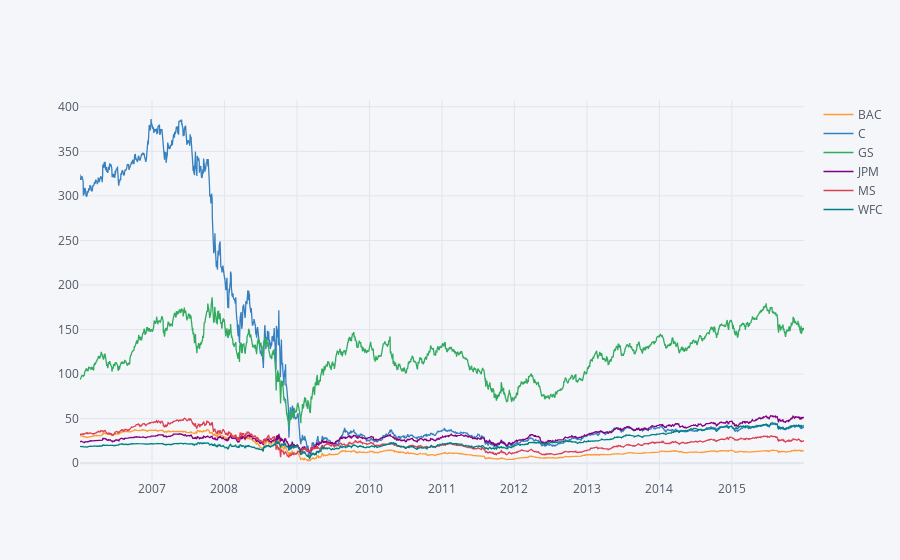

The code cell stored with this chart in its notebook:
### Code cell
bank_stocks.xs(key='Close',axis=1,level='Stock Info').iplot()
plt.show()

### Figure 1 — Plotly figure (JSON) as saved in the notebook; plotly's stock layout.template omitted (floating-point values rounded to 4 significant figures; data arrays with more than 128 entries replaced by an {"elided": "..."} marker saying what was removed)
{"data": [{"line": {"color": "rgba(255, 153, 51, 1.0)", "dash": "solid", "shape": "linear", "width": 1.3}, "mode": "lines", "name": "BAC", "text": "", "type": "scatter", "x": {"elided": "2517 str values"}, "y": {"elided": "2517 float values"}}, {"line": {"color": "rgba(55, 128, 191, 1.0)", "dash": "solid", "shape": "linear", "width": 1.3}, "mode": "lines", "name": "C", "text": "", "type": "scatter", "x": {"elided": "2517 str values"}, "y": {"elided": "2517 float values"}}, {"line": {"color": "rgba(50, 171, 96, 1.0)", "dash": "solid", "shape": "linear", "width": 1.3}, "mode": "lines", "name": "GS", "text": "", "type": "scatter", "x": {"elided": "2517 str values"}, "y": {"elided": "2517 float values"}}, {"line": {"color": "rgba(128, 0, 128, 1.0)", "dash": "solid", "shape": "linear", "width": 1.3}, "mode": "lines", "name": "JPM", "text": "", "type": "scatter", "x": {"elided": "2517 str values"}, "y": {"elided": "2517 float values"}}, {"line": {"color": "rgba(219, 64, 82, 1.0)", "dash": "solid", "shape": "linear", "width": 1.3}, "mode": "lines", "name": "MS", "text": "", "type": "scatter", "x": {"elided": "2517 str values"}, "y": {"elided": "2517 float values"}}, {"line": {"color": "rgba(0, 128, 128, 1.0)", "dash": "solid", "shape": "linear", "width": 1.3}, "mode": "lines", "name": "WFC", "text": "", "type": "scatter", "x": {"elided": "2517 str values"}, "y": {"elided": "2517 float values"}}], "layout": {"autosize": true, "legend": {"bgcolor": "#F5F6F9", "font": {"color": "#4D5663"}}, "paper_bgcolor": "#F5F6F9", "plot_bgcolor": "#F5F6F9", "title": {"font": {"color": "#4D5663"}}, "xaxis": {"autorange": true, "gridcolor": "#E1E5ED", "range": ["2006-01-03", "2015-12-31"], "showgrid": true, "tickfont": {"color": "#4D5663"}, "title": {"font": {"color": "#4D5663"}, "text": ""}, "type": "date", "zerolinecolor": "#E1E5ED"}, "yaxis": {"autorange": true, "gridcolor": "#E1E5ED", "range": [-18.85, 407.6], "showgrid": true, "tickfont": {"color": "#4D5663"}, "title": {"font": {"color": "#4D5663"}, "text": ""}, "type": "linear", "zerolinecolor": "#E1E5ED"}}}
